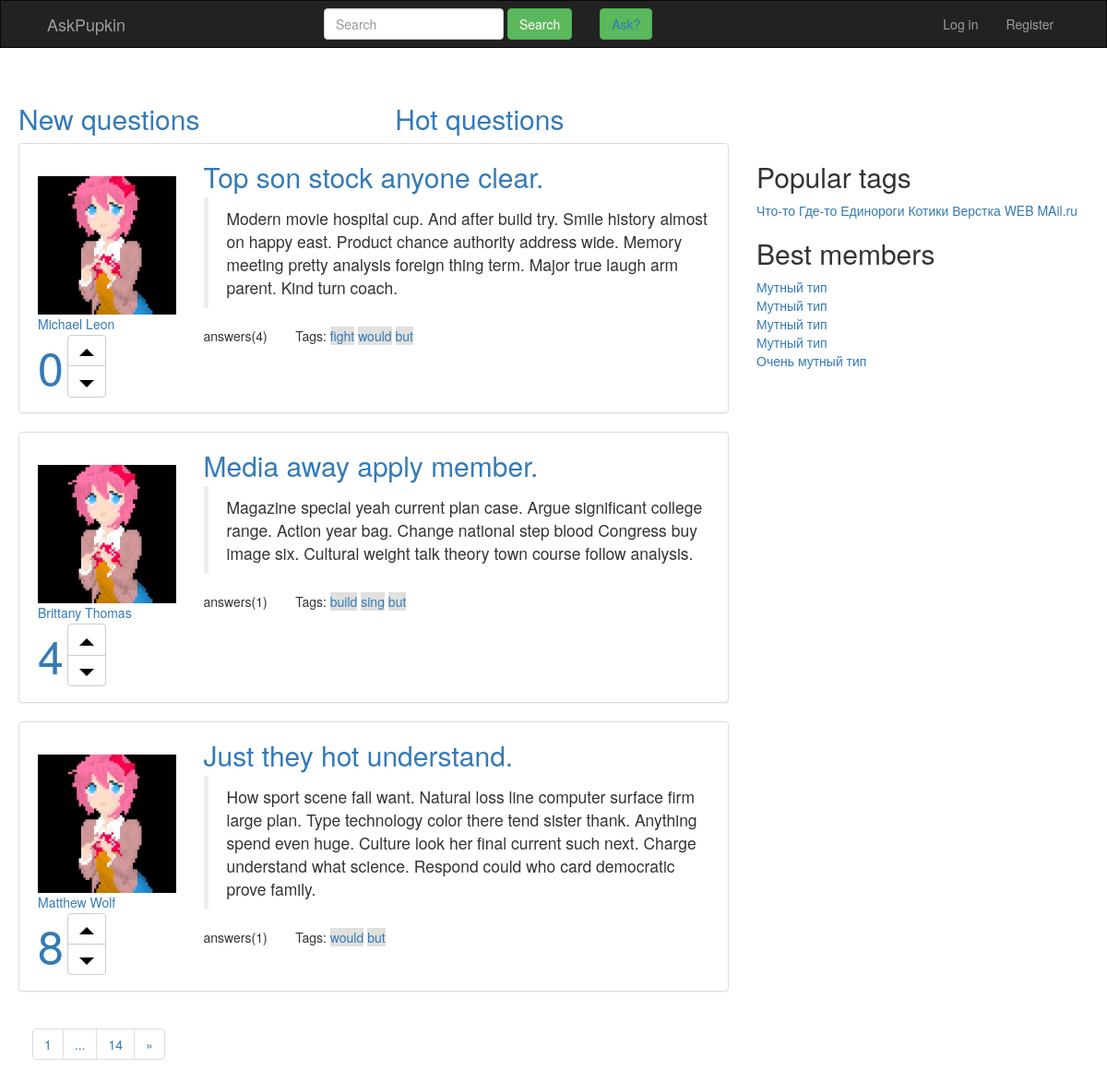
The page /questions/tag/but/ on the database its author committed.
### questions/models.py (models this page shows, shortened)
class Question(models.Model):
    question_id = models.IntegerField(
        primary_key=True,
        db_index=True)
    asker_id = models.ForeignKey(User,
                                 on_delete=models.CASCADE,
                                 related_name="questiom_authtor")
    title = models.CharField(max_length=30)
    text = models.TextField(max_length=300)
    is_active = models.BooleanField(default=True)
    have_right_answer = models.BooleanField(default=False)
    question_creation = models.DateTimeField(default=datetime.now())
    objects = QuestionsManager()

class User(AbstractUser):
    upload = models.ImageField(default=None)
    def __str__(self):
        return str(self.username)

class Like(models.Model):
    count = models.IntegerField(default=0)

class Tag(models.Model):
    tag_name = models.CharField(max_length=10,
                                unique=True,
                                verbose_name='tag_name')
    question_id = models.ManyToManyField(Question,
                                         related_name='Tags')

### questions/views.py (the view)
# urls.py: path('tag/<str:tag_name>/', views.tag, name='tag'),
def tag(request, tag_name, page_number = 1): # нормально не работает
    template = loader.get_template('questions/index.html')
    try:
        questions_on_page = Question.objects.get_questions_with_tag(tag_name, page_number)
    except:
        raise Http404("We have not this tag(((")
    return HttpResponse(template.render(context={'questions_on_page': questions_on_page,
                                                 'proxy_to': 'questions:tag',
                                                 'arg' : tag_name}))

### questions/models.py (called while the page is built)
def get_paginator(questions_list, count):
    return Paginator(questions_list, count)

    def get_questions_with_tag(self, name_of_tag, page_number):
        tag = Tag.objects.get(tag_name = name_of_tag)
        questions_list = tag.question_id.all()
        paginator = get_paginator(questions_list, self.count)
        result = paginator.get_page(page_number)
        return result

### questions/templates/questions/index.html
{% extends "questions/base.html" %}
{% load static %}
{% block add_spec_css %}
  <link href="{% static "questions/css/index.css" %}" rel="stylesheet" />
  <link href="{% static "questions/css/LikeCounter.css" %}" rel="stylesheet" />
{% endblock %}
{% block content %}
        <div class="row" id="switch-conext">
            <div class="col-md-4 navbar-fixed-left ">
              <a href="{% url 'questions:index' %}"><h2>New questions</h2></a>
            </div>
            <div class="col-md-4 navbar-fixed-left">
              <a href="{% url 'questions:hot' %}"><h2>Hot questions</h2></a>
            </div>
          </div>
        <div class="info-plate col-md-8 navbar-fixed-left">
          {% for question in questions_on_page %}
                <div class="panel panel-default question-plate">
                  <div class="form-group row">
                    <div class="col-md-3 media info-plate">
                        <br>
                        <a class="navbar-fixed-left">
                          <img class="media-object" src="{% static "questions/img/man.jpg" %}" width="150" height="150">
                        </a>
                        <a>{{ question.asker_id }}<a>
                        <div class="group">
                          <div class="btn-group-vertical">
                            <likes>{{ question.question_like.count }}</likes>
                          </div>
                          <div class="btn-group-vertical">
                            <button type="button" class="btn btn-default">
                              <img src="{% static "questions/img/caret-top-2x.png" %}">
                            </button>
                            <button type="button" class="btn btn-default">
                              <img src="{% static "questions/img/caret-bottom-2x.png" %}">
                            </button>
                          </div>
                        </div>
                    </div>
                    <div class="col-md-9">
                      <a href="{% url 'questions:question' question.question_id %}" style="font-size: 30px">{{ question.title }}</a>
                      <blockquote>
                        <p>{{ question.text }}</p>
                      </blockquote>
                      <div class="row">
                        <div class="col-md-2">
                          <p>answers({{ question.answers.count }})</p>
                        </div>
                        <div class="col-md-10">
                          <text>Tags:<text>
                            {% for tag in question.Tags.all %}
                                 <a href="{% url 'questions:tag' tag.tag_name %}" style="background-color: #e0e0df">{{ tag.tag_name }}</a>
                            {% endfor %}
                        </div>
                    </div>
                    </div>
                  </div>
                </div>
            {% endfor %}
        </div>
{% endblock %}
{% block pagination %}
    {% include "questions/pagination.html" %}
{% endblock %}

### questions/static/questions/css/index.css (style rules this page uses)
div.info-plate { padding-left: 35px; }
div#switch-conext { padding-left: 35px; }
div.question-plate { padding-top: 15px; }

### questions/static/questions/css/LikeCounter.css (style rules this page uses)
likes { font-size: 50px; text-align: center; }

### rows shown on the page
Question: asker_id "Michael Leon", question_like.count "0", title "Top son stock anyone clear.", text "Modern movie hospital cup. And after build try. Smile history almost on happy east. Product chance authority address wide. Memory meeting pretty analysis foreign thing term. Major true laugh arm parent. Kind turn coach.", answers.count "4"
Tag: tag_name "fight"
Tag: tag_name "would"
Tag: tag_name "but"
Question: asker_id "Brittany Thomas", question_like.count "4", title "Media away apply member.", text "Magazine special yeah current plan case. Argue significant college range. Action year bag. Change national step blood Congress buy image six. Cultural weight talk theory town course follow analysis.", answers.count "1"
Tag: tag_name "build"
Tag: tag_name "sing"
Question: asker_id "Matthew Wolf", question_like.count "8", title "Just they hot understand.", text "How sport scene fall want. Natural loss line computer surface firm large plan. Type technology color there tend sister thank. Anything spend even huge. Culture look her final current such next. Charge understand what science. Respond could who card democratic prove family.", answers.count "1"

### other values the page prints
{{ questions_on_page.number }} "1"
{{ questions_on_page.paginator.num_pages }} "14"
